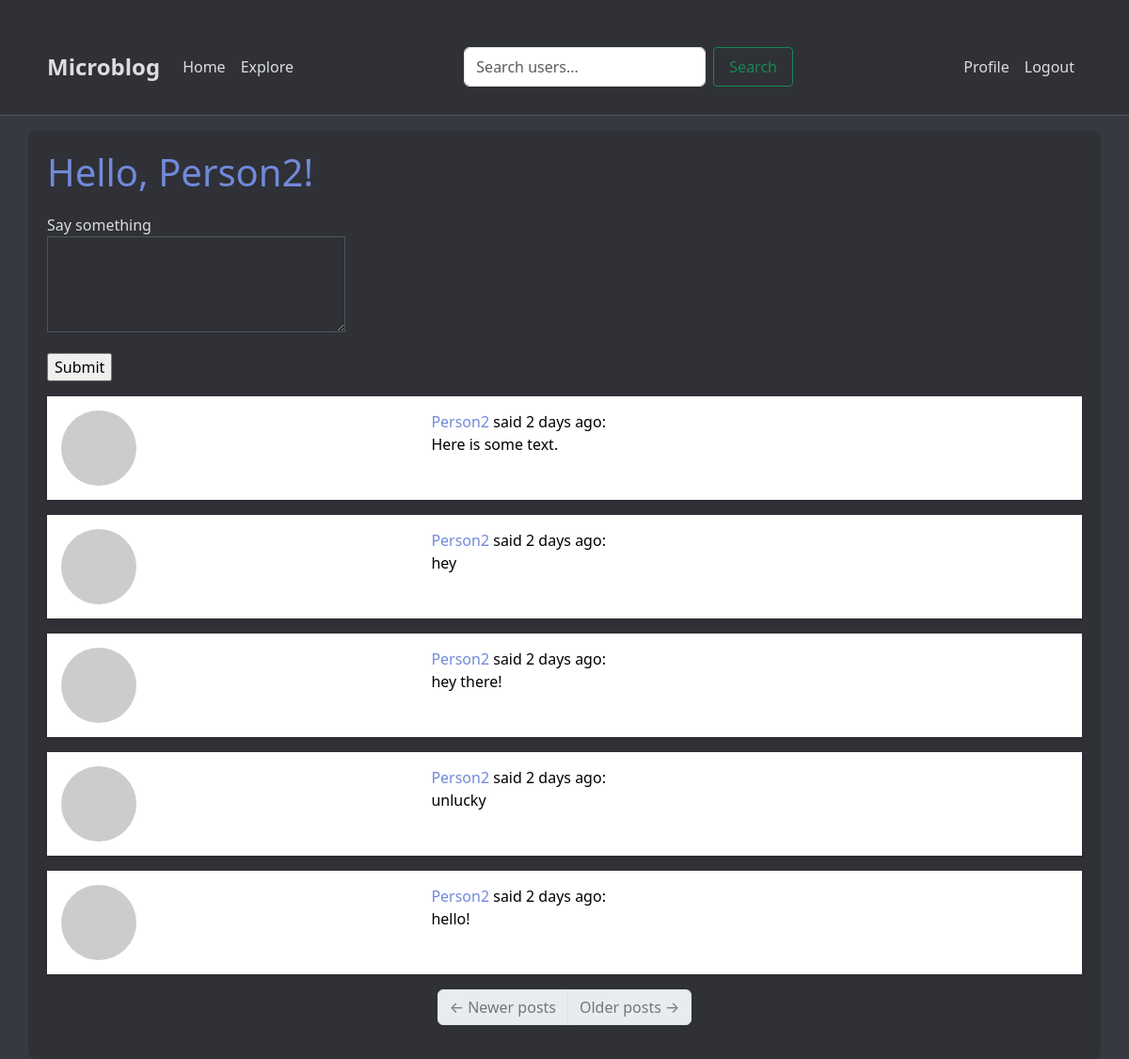
The page /index (signed in) on the database its author committed.
### app/models.py (models this page shows, shortened)
class User(UserMixin,db.Model):
    id: so.Mapped[int] = so.mapped_column(primary_key=True)
    username: so.Mapped[str] = so.mapped_column(sa.String(64), unique=True, index=True)
    email: so.Mapped[str] = so.mapped_column(sa.String(120), unique=True)
    password_hash: so.Mapped[str] = so.mapped_column(sa.String(128))
    posts: so.WriteOnlyMapped['Post'] = so.relationship('Post', back_populates='author')
    about_me: so.Mapped[Optional[str]] = so.mapped_column(sa.String(140))
    last_seen: so.Mapped[datetime] = so.mapped_column(default=lambda:datetime.now(timezone.utc))
    following: so.WriteOnlyMapped['User'] = so.relationship(
        secondary=followers, primaryjoin=(followers.c.follower_id == id),
        secondaryjoin=(followers.c.followed_id == id),
        back_populates='followers'
    )
    followers: so.WriteOnlyMapped['User'] = so.relationship(
        secondary=followers, primaryjoin=(followers.c.followed_id == id),
        secondaryjoin=(followers.c.follower_id == id),
        back_populates='following'
    )
    def avatar(self, size):
        digest = md5(self.email.lower().encode('utf-8')).hexdigest()
        return f'https://www.gravatar.com/avatar/{digest}?d=identicon&s={size}'
    def following_posts(self):
        Author = so.aliased(User)
        Follower = so.aliased(User)
        return (
            sa.select(Post)
            .join(Post.author.of_type(Author))
            .join(Author.followers.of_type(Follower), isouter=True)
            .where(sa.or_(
                Follower.id == self.id,
                Author.id == self.id
            ))
            .group_by(Post)
            .order_by(Post.timestamp.desc())
        )

class Post(db.Model):
    id: so.Mapped[int] = so.mapped_column(primary_key=True)
    body: so.Mapped[str] = so.mapped_column(sa.String(140))
    timestamp: so.Mapped[datetime] = so.mapped_column(sa.DateTime, index=True, default=datetime.now(timezone.utc))
    user_id: so.Mapped[int] = so.mapped_column(sa.Integer, sa.ForeignKey('user.id'), index=True)
    author: so.Mapped[User] = so.relationship('User', back_populates='posts')

### app/routes.py (the view)
@app.route('/', methods=['GET', 'POST'])
@app.route('/index', methods=['GET', 'POST'])
@login_required
def index():
    form = PostForm()
    if form.validate_on_submit():
        post = Post(body=form.post.data, author=current_user)
        db.session.add(post)
        db.session.commit()
        flash('Your post is now live!')
        return redirect(url_for('index'))
    page = request.args.get('page', 1, type=int)
    posts = db.paginate(current_user.following_posts(),
                        per_page=app.config['POSTS_PER_PAGE'],
                        error_out=False)
    next_url = url_for('index', page=posts.next_num) \
        if posts.has_next else None
    prev_url = url_for('index', page=posts.prev_num) \
        if posts.has_prev else None
    return render_template("index.html", title='Home Page', form=form, posts=posts.items, next_url=next_url, prev_url=prev_url)

### app/forms.py
class PostForm(FlaskForm):
    post = TextAreaField('Say something', validators=[
        DataRequired(), Length(min=1, max=140)])
    submit = SubmitField('Submit')

### app/models.py (called while the page is built)
def load_user(id):
    return User.query.get(int(id))

### app/routes.py (called while the page is built)
@app.before_request
def before_request():
    if current_user.is_authenticated:
        current_user.last_seen = datetime.now(timezone.utc)
        db.session.commit()

### app/templates/index.html (shortened to what this page needs)
{% extends "base.html" %}
{% block content %}
<html>
        <head>
        </head>
        <body>
            <h1>Hello, {{ current_user.username }}!</h1>
            {% if form %}
            <form action="" method="post">
                <p>
                    {{ form.post.label }}<br>
                    {{ form.post(cols=32, rows=4) }}<br>
                </p>
                <p>{{ form.submit() }}</p>
            </form>
            {% endif %}
            {% for post in posts %}
                {% include '_post.html' %}
            {% endfor %}
            <nav aria-label="Post navigation">
                <ul class="pagination">
                    <li class="page-item{% if not prev_url %} disabled{% endif %}">
                        <a class="page-link" href="{{ prev_url }}">
                            <span aria-hidden="true">&larr;</span> Newer posts
                        </a>
                    </li>
                    <li class="page-item{% if not next_url %} disabled{% endif %}">
                        <a class="page-link" href="{{ next_url }}">
                            Older posts <span aria-hidden="true">&rarr;</span>
                        </a>
                    </li>
                </ul>
            </nav>
        </body>
{% endblock %}

### app/templates/_post.html
<table class="table table-hover">
    <tr>
        <td width="70px">
            <a href="{{ url_for('user', username=post.author.username) }}">
                <img src="{{ post.author.avatar(70) }}" />
            </a>
        </td>
        <td>
            <a href="{{ url_for('user', username=post.author.username) }}">
                {{ post.author.username }}
            </a>
            said {{ moment(post.timestamp).fromNow() }}:
            <br>
            {{ post.body }}
        </td>
    </tr>
</table>

### app/static/styles/styling.css (style rules this page uses)
:root { --discord-dark: #36393f; --discord-light: #2f3136; --discord-accent: #7289da; --discord-hover: #4f545c; --discord-error: #f04747; --discord-success: #43b581; --discord-text: #dcddde; --discord-muted: #72767d; }
body { background-color: var(--discord-dark); color: var(--discord-text); }
.table { background-color: var(--discord-light); border: none; box-shadow: 0 2px 4px rgba(0,0,0,0.1); }
.table td { border: none; padding: 15px; }
.table td:first-child { width: auto; padding: 15px; }
img { border-radius: 50%; margin-right: 10px; }
a { color: var(--discord-accent); text-decoration: none; }
.pagination { justify-content: center; }
.page-link { color: var(--discord-text); background-color: var(--discord-light); border: 1px solid var(--discord-hover); }
.page-item.disabled .page-link { color: var(--discord-muted); }
textarea { background-color: var(--discord-light); border: 1px solid var(--discord-hover); color: var(--discord-text); }
h1 { color: var(--discord-accent); margin-bottom: 20px; }

### rows shown on the page
User: username "Person2"
Post: author.username "Person2", timestamp "2 days ago", body "Here is some text."
Post: author.username "Person2", timestamp "2 days ago", body "hey"
Post: author.username "Person2", timestamp "2 days ago", body "hey there!"
Post: author.username "Person2", timestamp "2 days ago", body "unlucky"
Post: author.username "Person2", timestamp "2 days ago", body "hello!"
